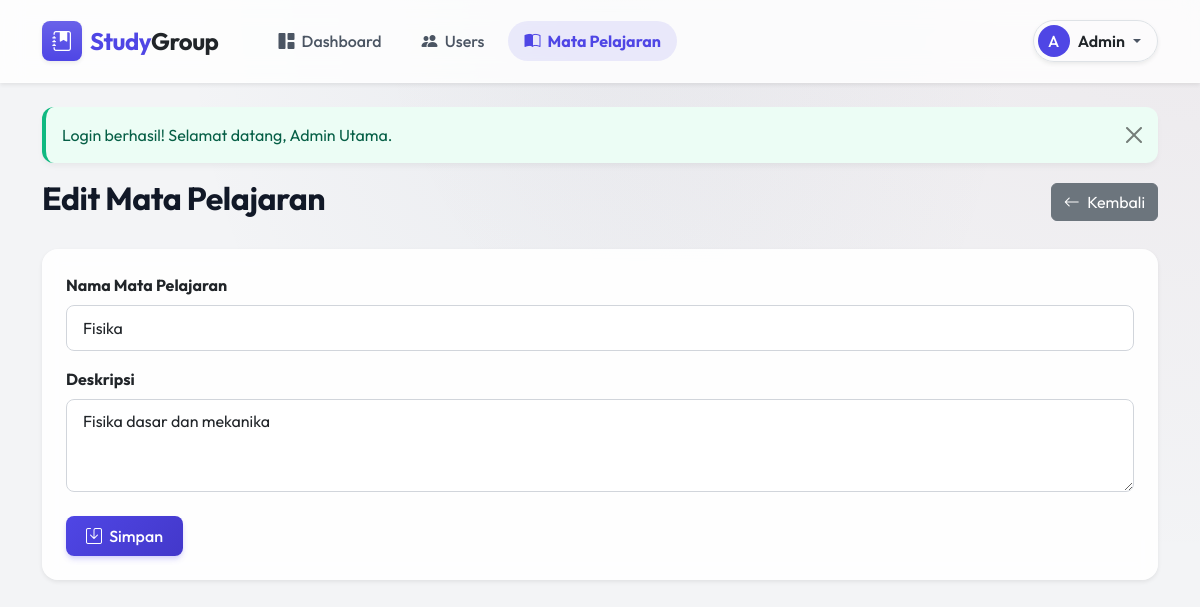
The page /?page=subjects&action=edit&id=2 (signed in) on the database as committed earlier.
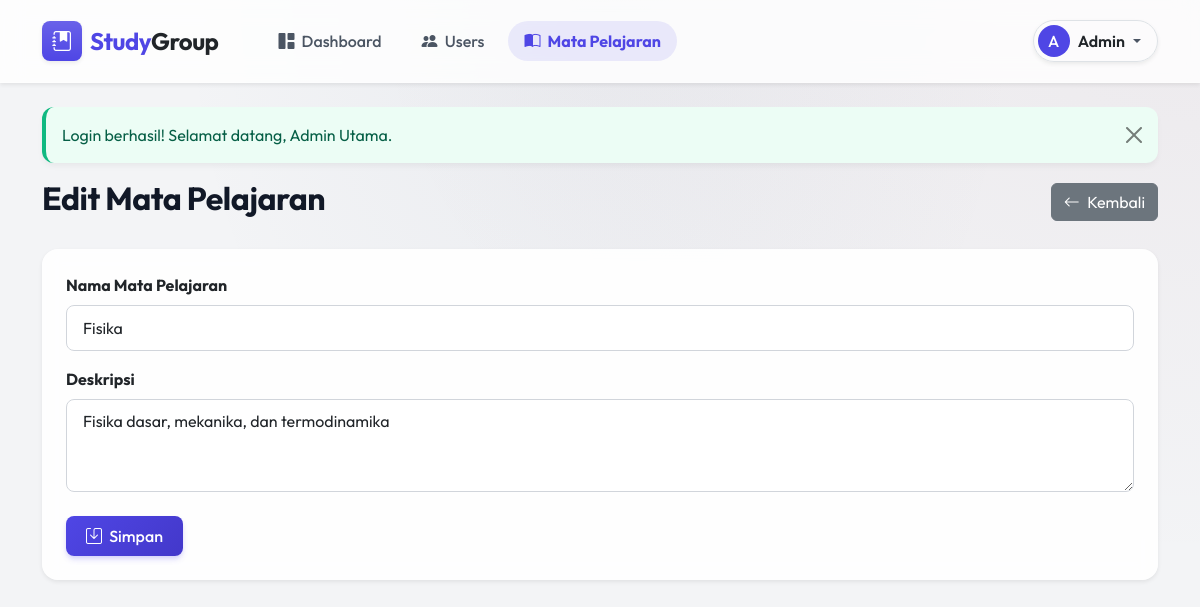
The same page on the database as committed later.
### tables this page shows
CREATE TABLE subjects (
    id INT UNSIGNED AUTO_INCREMENT PRIMARY KEY,
    name VARCHAR(100) NOT NULL,
    description VARCHAR(255) DEFAULT NULL,
    created_at TIMESTAMP DEFAULT CURRENT_TIMESTAMP
);

### models/Subject.php (called while the page is built, shortened)
<?php
class Subject {
    private $pdo;
    public function __construct($pdo) {
        $this->pdo = $pdo;
    }
    public function findById($id) {
        $stmt = $this->pdo->prepare("SELECT * FROM subjects WHERE id = :id");
        $stmt->execute(['id' => $id]);
        return $stmt->fetch();
    }
}
?>

### config/config.php (called while the page is built, shortened)
<?php
function escape($html) {
    return htmlspecialchars($html ?? '', ENT_QUOTES | ENT_SUBSTITUTE, "UTF-8");
}
?>

### views/Admin/subjects_form.php (the view)
<?php require 'views/layouts/header.php'; ?>
<div class="d-flex justify-content-between align-items-center mb-4">
    <h2><?= isset($subject) ? 'Edit Mata Pelajaran' : 'Tambah Mata Pelajaran' ?></h2>
    <a href="<?= BASE_URL ?>?page=subjects" class="btn btn-secondary"><i class="bi bi-arrow-left me-1"></i> Kembali</a>
</div>
<div class="card shadow-sm border-0">
    <div class="card-body p-4">
        <form method="POST" action="">
            <div class="mb-3">
                <label for="name" class="form-label fw-bold">Nama Mata Pelajaran</label>
                <input type="text" class="form-control" id="name" name="name" required value="<?= escape($_POST['name'] ?? ($subject['name'] ?? '')) ?>">
            </div>
            <div class="mb-4">
                <label for="description" class="form-label fw-bold">Deskripsi</label>
                <textarea class="form-control" id="description" name="description" rows="3"><?= escape($_POST['description'] ?? ($subject['description'] ?? '')) ?></textarea>
            </div>
            <button type="submit" class="btn btn-primary"><i class="bi bi-save me-1"></i> Simpan</button>
        </form>
    </div>
</div>
<?php require 'views/layouts/footer.php'; ?>

Rows that differ between the two databases and show on the page:
changed subjects "Fisika": description "Fisika dasar dan mekanika" → "Fisika dasar, mekanika, dan termodinamika"
